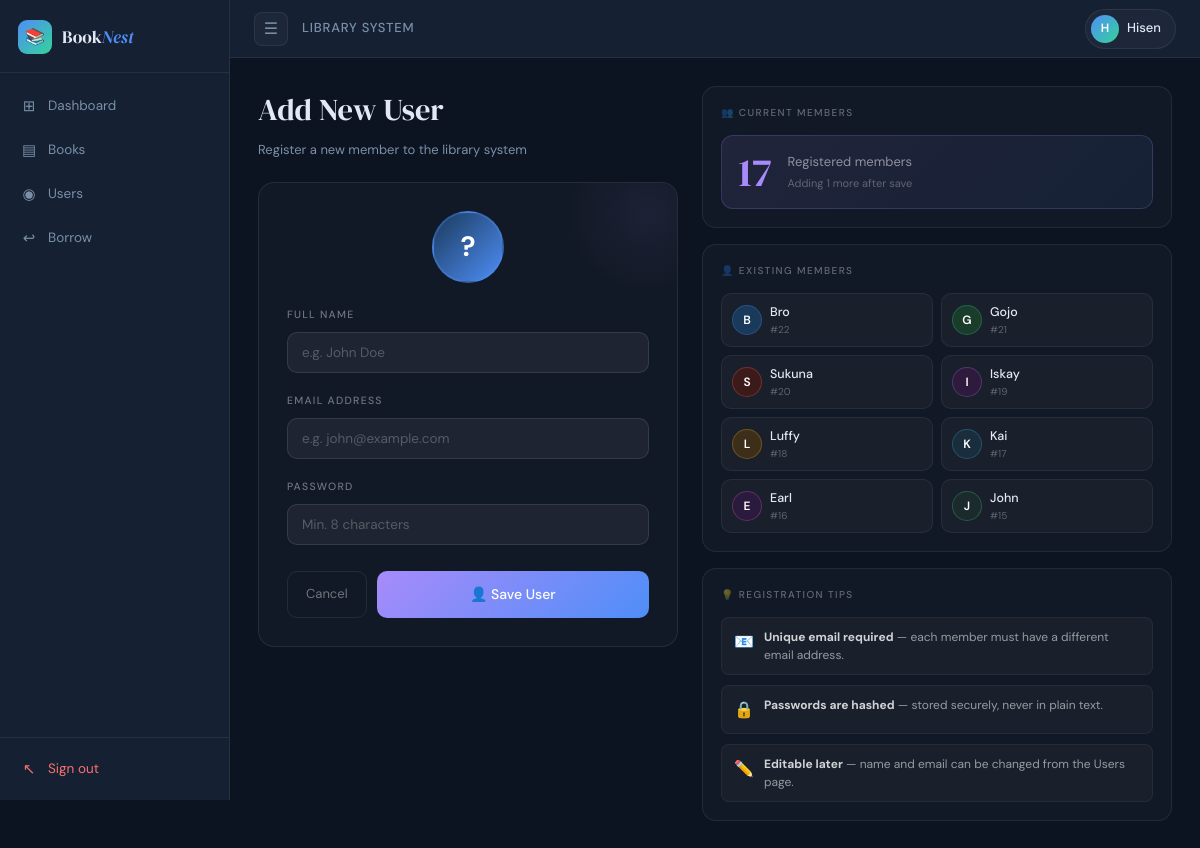
/add_user.php (signed in), run on the app's committed database.
### tables this page shows
CREATE TABLE `users` (
  `id` int(11) NOT NULL,
  `name` varchar(255) DEFAULT NULL,
  `email` varchar(255) DEFAULT NULL,
  `password` varchar(255) NOT NULL
);

### add_user.php (the view, shortened to what this page needs)
<?php
include 'db.php';
include 'header.php';
$totalUsers  = $conn->query("SELECT COUNT(*) as t FROM users")->fetch_assoc()['t'];
$allUsers    = $conn->query("SELECT id, name FROM users ORDER BY id DESC LIMIT 8");
?>
<div class="form-shell">
  <div>
    <div class="form-left-title">Add New User</div>
    <div class="form-left-sub">Register a new member to the library system</div>
    <div class="form-card">
      <div class="avatar-preview-wrap">
        <div class="avatar-preview" id="avatarPreview">?</div>
      </div>
      <form method="POST">
        <div class="form-field">
          <label>Full Name</label>
          <input type="text" name="name" id="nameInput" placeholder="e.g. John Doe" required>
        </div>
        <div class="form-field">
          <label>Email Address</label>
          <input type="email" name="email" placeholder="e.g. john@example.com" required>
        </div>
        <div class="form-field">
          <label>Password</label>
          <input type="password" name="password" placeholder="Min. 8 characters" required>
        </div>
        <div class="form-actions">
          <a href="users.php" class="btn-cancel">Cancel</a>
          <button type="submit" class="btn-save">👤 Save User</button>
        </div>
      </form>
    </div>
  </div>
  <div class="right-col">
    <div class="panel">
      <div class="panel-label">👥 Current Members</div>
      <div class="member-counter">
        <div><div class="counter-num"><?= $totalUsers ?></div></div>
        <div>
          <div class="counter-label">Registered members</div>
          <div class="counter-sub">Adding 1 more after save</div>
        </div>
      </div>
    </div>
    <div class="panel">
      <div class="panel-label">👤 Existing Members</div>
      <div class="member-grid">
        <?php
        $bgColors = ['#1a3a5c','#1a3d2b','#3d1a1a','#2d1a3d','#3d2e1a','#1a2d3d','#2a1a3d','#1a2a2d'];
        $acColors = ['#4f8ef7','#34d399','#f87171','#a78bfa','#fbbf24','#38bdf8','#f472b6','#4ade80'];
        $i = 0;
        while($u = $allUsers->fetch_assoc()):
          $bg = $bgColors[$i % count($bgColors)];
          $ac = $acColors[$i % count($acColors)];
          $i++;
        ?>
        <div class="member-chip">
          <div class="mc-av" style="background:<?= $bg ?>;border:1.5px solid <?= $ac ?>44">
            <?= strtoupper(substr($u['name'],0,1)) ?>
          </div>
          <div>
            <div class="mc-name"><?= htmlspecialchars($u['name']) ?></div>
            <div class="mc-id">#<?= $u['id'] ?></div>
          </div>
        </div>
        <?php endwhile; ?>
      </div>
    </div>
    <div class="panel">
      <div class="panel-label">💡 Registration Tips</div>
      <div class="tip-list">
        <div class="tip-row">
          <div class="tip-icon">📧</div>
          <div class="tip-text"><strong>Unique email required</strong> — each member must have a different email address.</div>
        </div>
        <div class="tip-row">
          <div class="tip-icon">🔒</div>
          <div class="tip-text"><strong>Passwords are hashed</strong> — stored securely, never in plain text.</div>
        </div>
        <div class="tip-row">
          <div class="tip-icon">✏️</div>
          <div class="tip-text"><strong>Editable later</strong> — name and email can be changed from the Users page.</div>
        </div>
      </div>
    </div>
  </div>
</div>
<?php include 'footer.php'; ?>

### style.css (style rules this page uses)
*, *::before, *::after { box-sizing: border-box; margin: 0; padding: 0; }
a { text-decoration: none; color: inherit; }
input[type="text"], input[type="email"], input[type="password"], input[type="date"], input[type="number"], select, textarea { width: 100%; padding: 10px 14px; background: rgba(255, 255, 255, 0.05); border: 0.5px solid var(--border); border-radius: var(--radius); color: var(--text); font-family: var(--sans); font-size: 13.5px; outline: none; transition: border-color 0.15s; -webkit-appearance: none; appearance: none; }
input::placeholder, textarea::placeholder { color: var(--text-muted); }
label { display: block; font-size: 11.5px; font-weight: 500; color: var(--text-muted); text-transform: uppercase; letter-spacing: 0.09em; margin-bottom: 7px; }
button, .btn-primary { display: inline-flex; align-items: center; gap: 6px; background: var(--accent); color: white; padding: 9px 18px; border: none; border-radius: var(--radius); cursor: pointer; font-family: var(--sans); font-size: 13px; font-weight: 500; transition: all 0.15s ease; text-decoration: none; white-space: nowrap; }

### data on the page
users: name "B", name "Bro", id "22"
users: name "G", name "Gojo", id "21"
users: name "S", name "Sukuna", id "20"
users: name "I", name "Iskay", id "19"
users: name "L", name "Luffy", id "18"
users: name "K", name "Kai", id "17"
users: name "E", name "Earl", id "16"
users: name "J", name "John", id "15"

### other printed values
$initial "H"
$name "Hisen"
$totalUsers "17"
